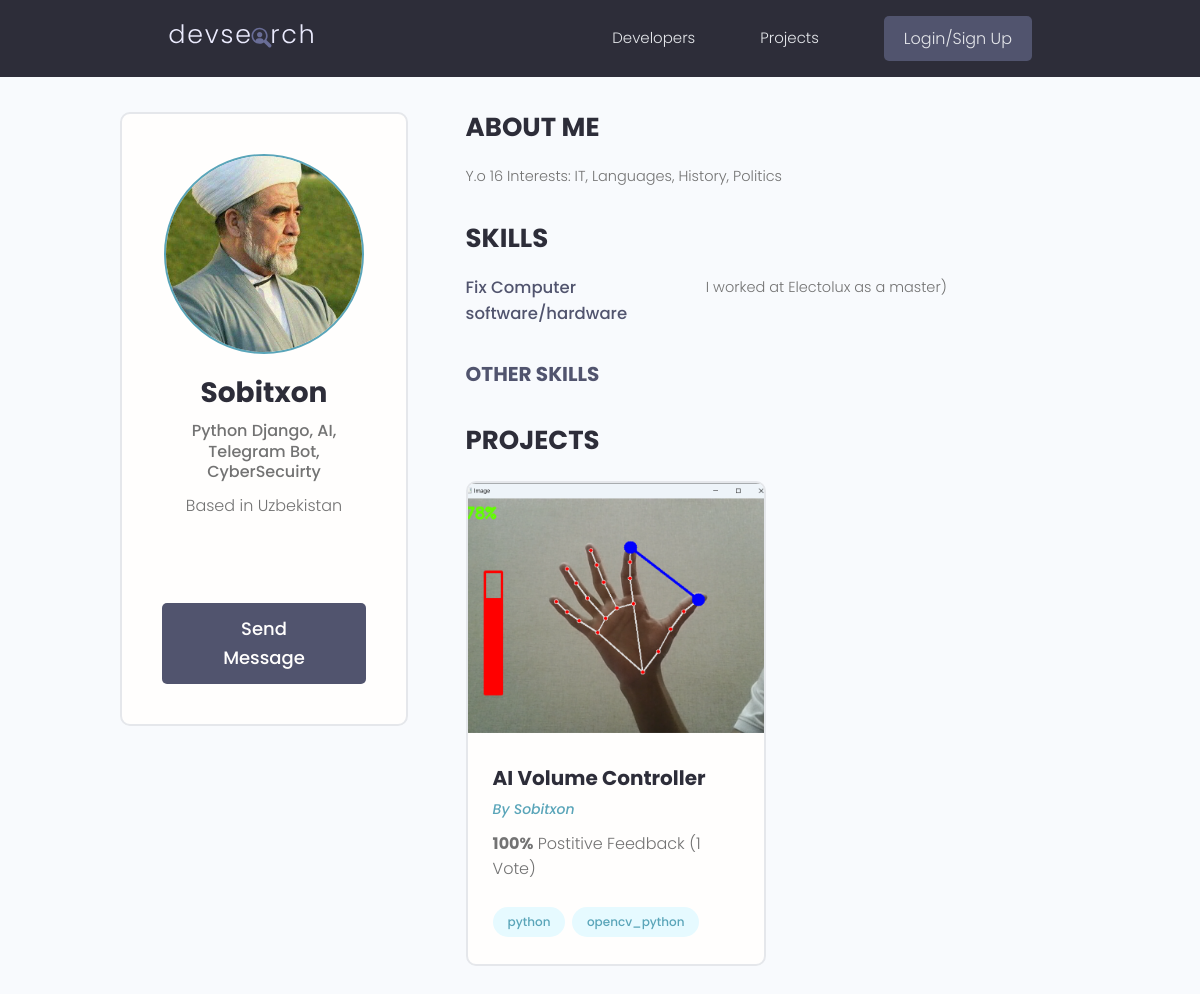
The app's page /profile/d64469820fed42ba82e2636a3d364586/ with its own data.
### users/models.py (models this page shows, shortened)
class Profile(models.Model):
    user = models.OneToOneField(
        User, on_delete=models.CASCADE, null=True, blank=True)
    name = models.CharField(max_length=200, blank=True, null=True)
    email = models.EmailField(max_length=500, blank=True, null=True)
    username = models.CharField(max_length=200, blank=True, null=True)
    location = models.CharField(max_length=200, blank=True, null=True)
    short_intro = models.CharField(max_length=200, blank=True, null=True)
    bio = models.TextField(blank=True, null=True)
    profile_image = models.ImageField(
        null=True, blank=True, upload_to='profiles/', default="profiles/user-default.png")
    social_github = models.CharField(max_length=200, blank=True, null=True)
    social_twitter = models.CharField(max_length=200, blank=True, null=True)
    social_linkedin = models.CharField(max_length=200, blank=True, null=True)
    social_youtube = models.CharField(max_length=200, blank=True, null=True)
    social_website = models.CharField(max_length=200, blank=True, null=True)
    created = models.DateTimeField(auto_now_add=True)
    id = models.UUIDField(default=uuid.uuid4, unique=True,
                          primary_key=True, editable=False)
    class Meta:
        ordering = ['created']
    @property
    def imageURL(self):
        try:
            url = self.profile_image.url
        except:
            url = ''
        return url

class Skill(models.Model):
    owner = models.ForeignKey(
        Profile, on_delete=models.CASCADE, null=True, blank=True)
    name = models.CharField(max_length=200, blank=True, null=True)
    description = models.TextField(null=True, blank=True)
    created = models.DateTimeField(auto_now_add=True)
    id = models.UUIDField(default=uuid.uuid4, unique=True,
                          primary_key=True, editable=False)

### projects/models.py (models this page shows, shortened)
class Project(models.Model):
    owner = models.ForeignKey(
        Profile, null=True, blank=True, on_delete=models.CASCADE)
    title = models.CharField(max_length=200)
    description = models.TextField(null=True, blank=True)
    featured_image = models.ImageField(
        null=True, blank=True, default="default.jpg")
    demo_link = models.CharField(max_length=2000, null=True, blank=True)
    source_link = models.CharField(max_length=2000, null=True, blank=True)
    tags = models.ManyToManyField('Tag', blank=True)
    vote_total = models.IntegerField(default=0, null=True, blank=True)
    vote_ratio = models.IntegerField(default=0, null=True, blank=True)
    created = models.DateTimeField(auto_now_add=True)
    id = models.UUIDField(default=uuid.uuid4, unique=True,
                          primary_key=True, editable=False)
    class Meta:
        ordering = ['-vote_ratio', '-vote_total', 'title']
    @property
    def imageURL(self):
        try:
            url = self.featured_image.url
        except:
            url = ''
        return url

class Tag(models.Model):
    name = models.CharField(max_length=200)
    created = models.DateTimeField(auto_now_add=True)
    id = models.UUIDField(default=uuid.uuid4, unique=True,
                          primary_key=True, editable=False)
    def __str__(self):
        return self.name

### users/views.py (the view)
# urls.py: path('profile/<str:pk>/', views.userProfile, name="user-profile"),
def userProfile(request, pk):
    profile = Profile.objects.get(id=pk)
    topSkills = profile.skill_set.exclude(description__exact="")
    otherSkills = profile.skill_set.filter(description="")
    context = {'profile': profile, 'topSkills': topSkills,
               "otherSkills": otherSkills}
    return render(request, 'users/user-profile.html', context)

### users/templates/users/user-profile.html (shortened to what this page needs)
{% extends 'main.html' %}
{% block content %}
<main class="profile my-md">
    <div class="container">
        <div class="layout">
            <div class="column column--1of3">
                <div class="card text-center">
                    <div class="card__body dev">
                        <img class="avatar avatar--xl" src="{{ profile.imageURL }}" />
                        <h2 class="dev__name">{{profile.name}}</h2>
                        <p class="dev__title">{{profile.short_intro}}</p>
                        <p class="dev__location">Based in {{profile.location}}</p>
                        <ul class="dev__social">
                        </ul>
                        {% if request.user.profile.id != profile.id %}
                        <a href="{% url 'create-message' profile.id %}" class="btn btn--sub btn--lg">Send Message </a>
                        {% endif %}
                    </div>
                </div>
            </div>
            <div class="column column--2of3">
                <div class="devInfo">
                    <h3 class="devInfo__title">About Me</h3>
                    <p class="devInfo__about">{{profile.bio}}</p>
                </div>
                <div class="devInfo">
                    <h3 class="devInfo__title">Skills</h3>
                    <div class="devInfo__skills">
                        {% for skill in topSkills %}
                        <div class="devSkill">
                            <h4 class="devSkill__title">{{skill.name}}</h4>
                            <p class="devSkill__info">{{skill.description}}</p>
                        </div>
                        {% endfor %}
                        <h3 class="devInfo__subtitle">Other Skills</h3>
                    </div>
                </div>
                <div class="devInfo">
                    <h3 class="devInfo__title">Projects</h3>
                    <div class="grid grid--two">
                        {% for project in profile.project_set.all %}
                        <div class="column">
                            <div class="card project">
                                <a href="{% url 'project' project.id %}" class="project">
                                    <img class="project__thumbnail" src="{{project.imageURL}}"
                                        alt="project thumbnail" />
                                    <div class="card__body">
                                        <h3 class="project__title">{{project.title}}</h3>
                                        <p><a class="project__author"
                                                href="{% url 'user-profile' project.owner.id %}">By
                                                {{project.owner.name}}</a>
                                        </p>
                                        <p class="project--rating">
                                            <span style="font-weight: bold;">{{project.vote_ratio}}%</span> Postitive
                                            Feedback ({{project.vote_total}} Vote{{project.vote_total|pluralize:"s"}})
                                        </p>
                                        <div class="project__tags">
                                            {% for tag in project.tags.all %}
                                            <span class="tag tag--pill tag--main">
                                                <small>{{tag}}</small>
                                            </span>
                                            {% endfor %}
                                        </div>
                                    </div>
                                </a>
                            </div>
                        </div>
                        {% endfor %}
                    </div>
                </div>
            </div>
        </div>
    </div>
</main>
{% endblock content %}

### static/styles/app.css (style rules this page uses)
:root { --color-sub: #2d2d39; }
.btn--sub { background-color: var(--color-sub-light); }
.card { border: 2px solid var(--color-light); }
img { width: 100%; }
.profile .card > .dev { padding: 4rem; }
.dev__name { color: var(--color-sub); font-size: 2.8rem; font-weight: 700; margin-top: 1rem; margin-bottom: 0.5rem; }
.dev__title { font-size: 1.6rem; font-weight: 500; line-height: 1.3; }
.dev__location { margin-top: 1rem; }
.dev__social { margin: 3rem 0; list-style: none; display: flex; justify-content: center; gap: 1.5rem; }
.devInfo { margin-bottom: 3rem; }
.devInfo__title, .devInfo__subtitle { font-size: 2.6rem; color: var(--color-sub); text-transform: uppercase; font-weight: 700; margin-bottom: 1.5rem; }
.devInfo__subtitle { font-size: 2rem; color: var(--color-sub-light); }
.devInfo__about, .devSkill__info { font-size: 1.45rem; line-height: 1.7; text-align: justify; }
.devSkill { margin-bottom: 3rem; }
.devSkill__title { font-size: 1.65rem; font-weight: 500; color: var(--color-sub-light); }
@media screen and (min-width: 700px) { .devSkill { display: flex; justify-content: space-between; gap: 3rem; } }
@media screen and (min-width: 700px) { .devSkill__info { flex-basis: 80%; } }
.project__author { font-size: 1.4rem; font-style: italic; }
.project--rating { margin-bottom: 1.6em; margin-top: .5em; }
.project__thumbnail { height: 25rem; object-fit: cover; object-position: top center; }
.project__title { font-size: 2rem; font-weight: 700; color: var(--color-sub); }

### static/uikit/styles/modules/_variables.css (style rules this page uses)
:root { --color-main: #5aa5b9; --color-main-light: #e6faff; --color-sub: #3f4156; --color-sub-light: #51546e; --color-sub-lighter: #ededfd; --color-text: #737373; --color-gray: #8b8b8b; --color-light: #e5e7eb; --color-light-gray: #767676; --color-bg: #f8fafd; --color-white: #fffefd; --color-white-light: #f3f3f3; --color-success: #359e64; --color-success-bg: #def8e8; --color-error: #fc4b0b; --color-error-bg: #fff2ee; --font-base: 'Poppins', arial, helvetica, 'Segoe UI', roboto, ubuntu, sans-serif; --font-monospace: 'Fira Code', 'Courier New', courier, monospace; --font-regular: 300; --font-medium: 500; --font-bold: 700; --generic-shadow: 1px 1px 5px #00000010; --generic-transition: all 0.3s ease-in-out; }

### static/uikit/styles/modules/_base.css (style rules this page uses)
* { margin: 0; padding: 0; box-sizing: border-box; text-rendering: optimizeLegibility; color: inherit; font-size: inherit; }
html { font-size: 50%; }
@media only screen and (min-width: 480px) { html { font-size: 56.25%; } }
@media only screen and (min-width: 1200px) { html { font-size: 62.5%; } }
body { line-height: 1.6; font-weight: 400; font-size: 1.5rem; color: var(--color-text); background-color: var(--color-bg); min-height: 100vh; }

### static/uikit/styles/modules/_typography.css (style rules this page uses)
* { font-family: var(--font-base); }
h2 { font-size: 3.6rem; font-weight: var(--font-bold); }
h3 { font-size: 3.2rem; font-weight: var(--font-medium); }
h4 { font-size: 2.8rem; font-weight: var(--font-medium); }
p, span, strong { font-size: 1.6rem; color: var(--color-text); font-weight: var(--font-regular); }
a { padding-bottom: 2px; text-decoration: none; display: inline-block; color: var(--color-main); font-weight: var(--font-medium); }

### static/uikit/styles/modules/_utilities.css (style rules this page uses)
.container { width: 92%; max-width: 165rem; margin: 0 auto; box-sizing: border-box; }
@media screen and (min-width: 1000px) { .container { width: 90%; } }
@media screen and (min-width: 1200px) { .container { width: 80%; } }
.text-center { text-align: center; }
.my-md { margin: 3rem auto; }

### static/uikit/styles/modules/_avatar.css (style rules this page uses)
.avatar { border-radius: 50%; border: 2px solid var(--color-main); object-fit: cover; }
.avatar--xl { height: 20rem; width: 20rem; }

### static/uikit/styles/modules/_button.css (style rules this page uses)
.btn { display: inline-block; position: relative; cursor: pointer; background-color: var(--color-light); font-weight: var(--font-medium); color: var(--color-sub); text-decoration: none; padding: 1rem 2rem; border-radius: 0.5rem; border: none; width: -webkit-fit-content; width: -moz-fit-content; width: fit-content; height: -webkit-fit-content; height: -moz-fit-content; height: fit-content; font-size: 1.6rem; outline-width: 0; outline-color: transparent; -webkit-backface-visibility: hidden; backface-visibility: hidden; transition: all 0.3s ease-in-out; }
.btn--sub { background-color: var(--color-sub); color: var(--color-white); }
.btn--lg { font-size: 1.8rem; padding: 1.2rem 4.5rem; }

### static/uikit/styles/modules/_card.css (style rules this page uses)
.card { border-radius: 1rem; background-color: var(--color-white); border: 1.5px solid var(--color-light); width: auto; height: auto; margin-top: 0.5rem; margin-bottom: 0.5rem; overflow: hidden; }
.card__body, .card__header { padding: 2rem 2.5rem; }

### records on screen
Profile: imageURL (picture), name "Sobitxon", short_intro "Python Django, AI, Telegram Bot, CyberSecuirty", location "Uzbekistan", bio "Y.o 16 Interests: IT, Languages, History, Politics"
Skill: name "Fix Computer software/hardware", description "I worked at Electolux as a master)"
Project: imageURL (picture), title "AI Volume Controller", owner.name "Sobitxon", vote_ratio "100", vote_total "1"
Tag: name "python"
Tag: name "opencv_python"
